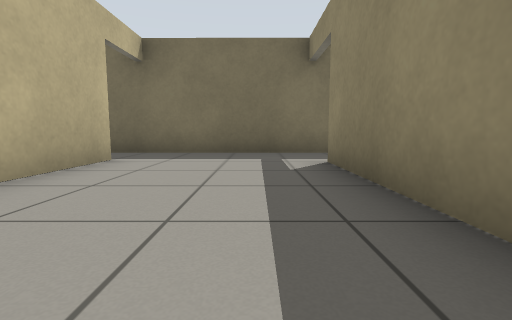
view 1 (above)

23 first-person views from a walk through a world built for the Gazebo simulator. The camera is 0.5 m above the floor, tilts 6° down and sees 85° across. The floor is counted in squares, 1 m on a side. Each view is taken from the middle of a square. On the plan, view 1 faces up. The plan holds only what a view shows up to about 9 squares ahead; the rest is blank.

view 2
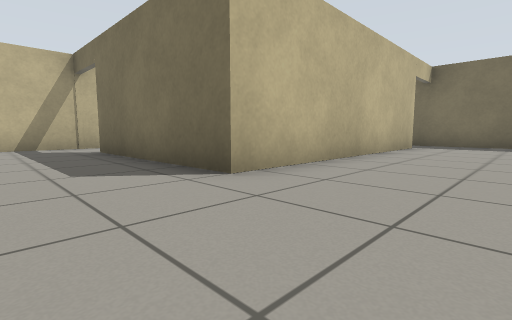

view 3
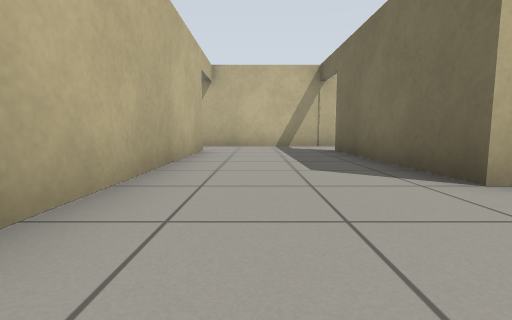

view 4
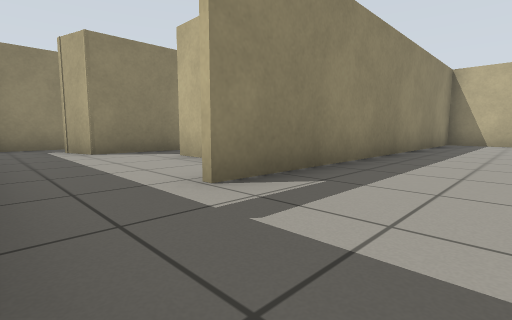

view 5
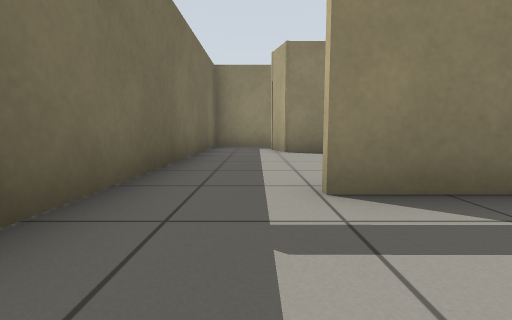

view 6
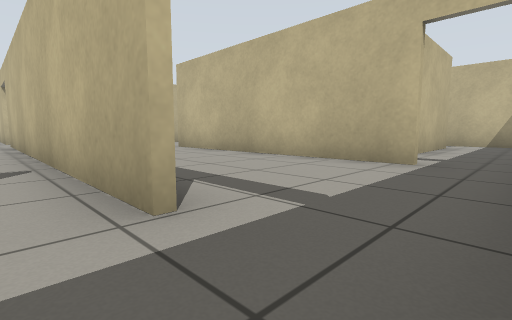

view 7
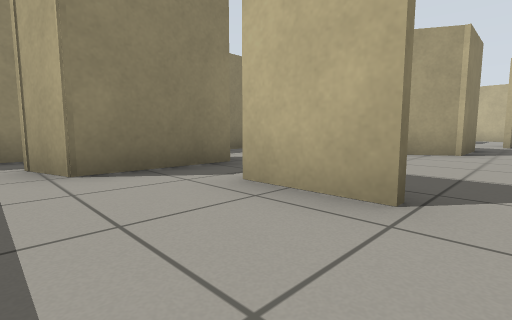

view 8
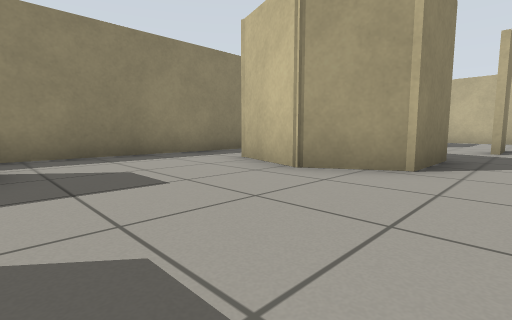

view 9
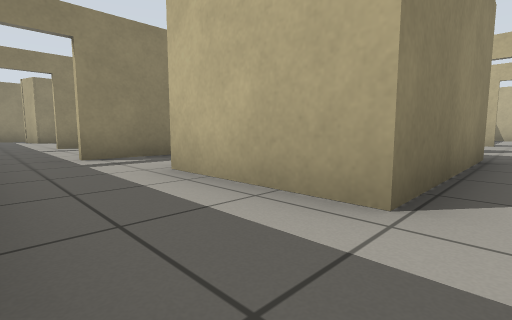

view 10
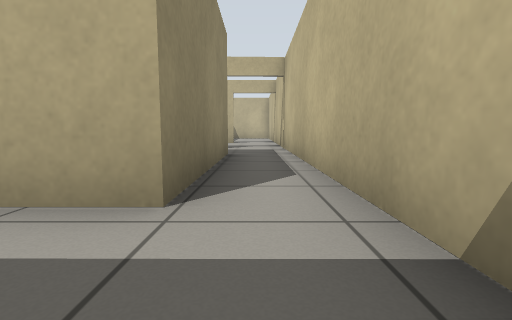

view 11
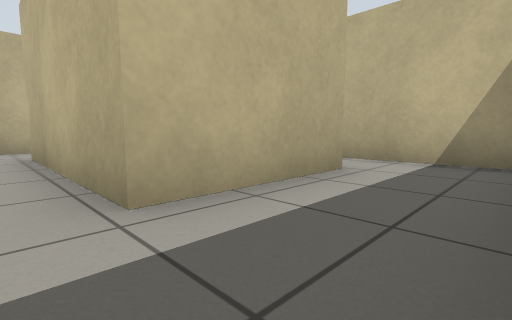

view 12
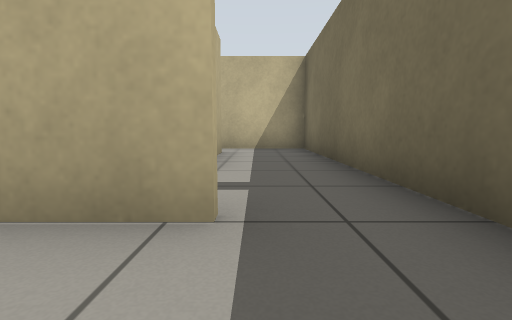

view 13
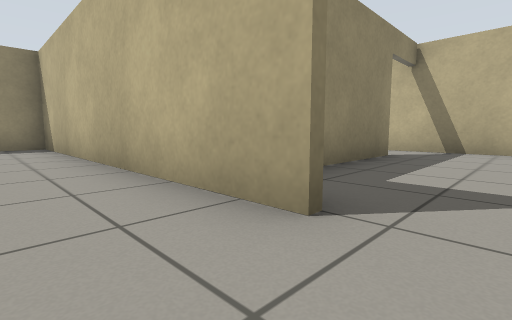

view 14
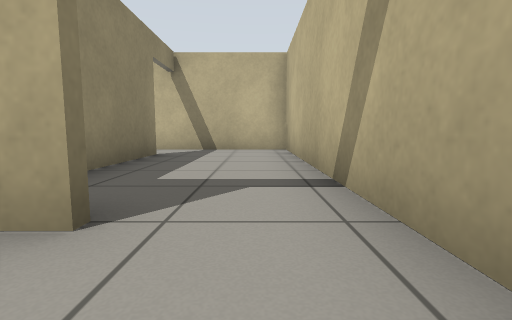

view 15
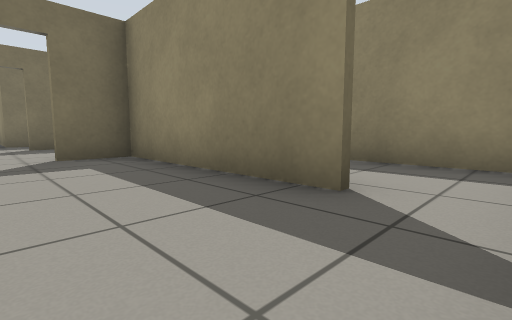

view 16
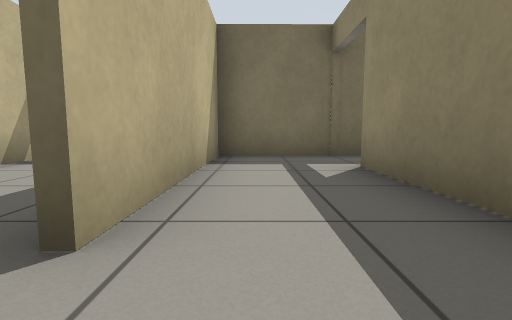

view 17
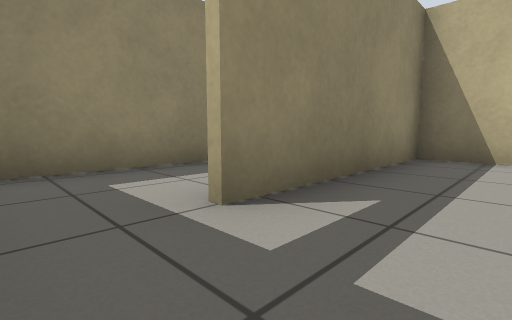

view 18
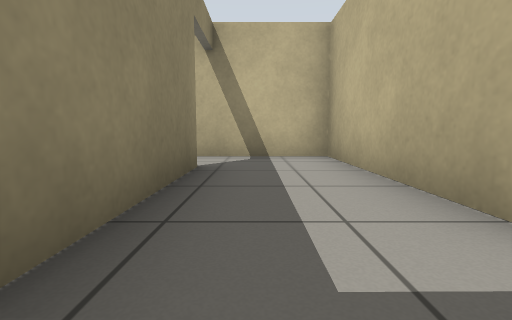

view 19
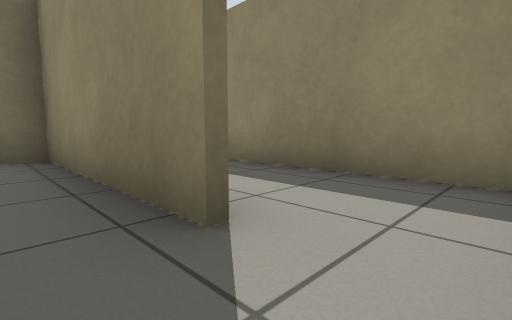

view 20
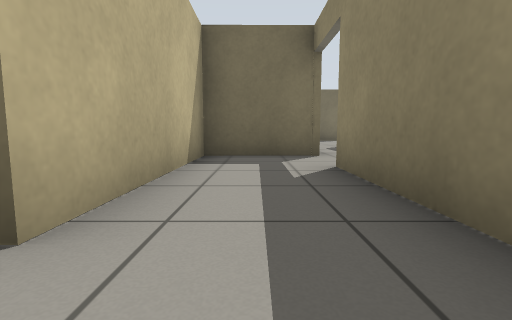

view 21
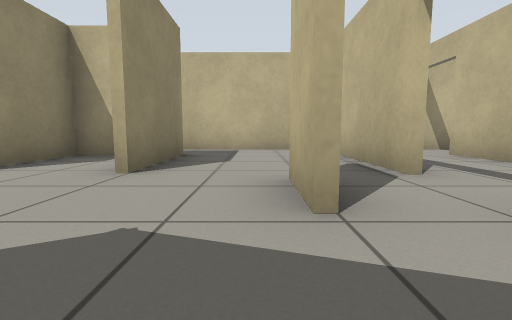

view 22
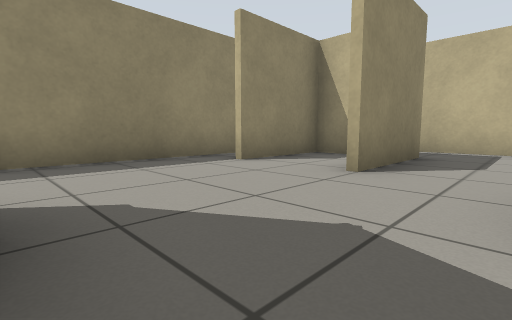

view 23
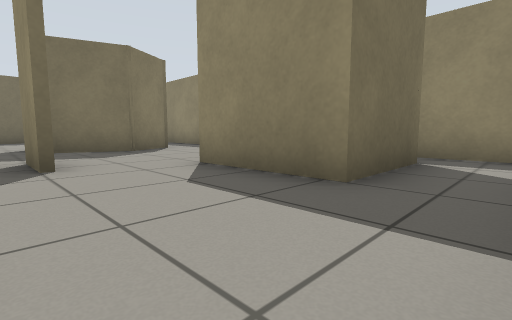

### Floor plan
Points are (right, up) in squares from view 1. A wall is a line through its corners. A room is listed if a view was taken in it or the views show most of it. See-through windows are left out.
Room 1 (views 1, 2, 3, 4, 5, 12, 13, 14)
walls: (-2.5, 4.9) (-2.5, -1.9) (-7.1, -2); (1.1, 6.3) (-3.1, 6.3); (-8.8, -1.9) (-8.8, -4.9); (-7.2, -5.3) (1.1, -5.3) (1.1, 4.5)
ways out: open door at (1, 5.5) to room 2; open door at (-2.7, 5.7) to room 4; open door at (-7.5, -5) to room 5; open door at (-7.5, -2) to room 12
Room 2 (views 6, 7)
walls: (2.5, 3.1) (4.1, 3.1); (1.3, 4.5) (1.3, 2.5); (6.6, 6.3) (1.1, 6.3); (5.5, 2) (5.5, 4.3) (6.6, 4.6)
ways out: open door at (1, 5.5) to room 1; opening at (2, 3) to room 3; opening at (5, 3) to room 3; opening at (6, 5.5) to room 14
Room 3 (view 8)
walls: (3, -1.8) (4.3, -1.1) (5.9, -1.6); (7.8, -1.6) (7.8, 1.9); (1.3, 2.5) (1.3, -1.4)
ways out: opening at (2, 3) to room 2; opening at (5, 3) to room 2; opening at (2, -2) to room 9; opening at (7, -1) to room 11
Room 4 (views 9, 10, 11)
walls: (-7.4, 4.2) (-4.6, 4.2); (-3.1, 6.3) (-8.8, 6.3) (-8.8, 4.6)
ways out: open door at (-2.7, 5.7) to room 1; opening at (-8, 4) to room 12; opening at (-4, 5) to room 13
Room 5 (view 15)
walls: (-5.9, -10) (-5.9, -5.4); (-8.8, -4.9) (-8.8, -11.4) (-6.1, -11.4)
ways out: open door at (-7.5, -5) to room 1; open door at (-6, -10.5) to room 6
Room 6 (views 16, 17)
walls: (-5.7, -5.4) (-5.7, -10); (-3.5, -5.5) (-7.2, -5.5); (-6.1, -11.4) (-4.1, -11.4); (-3.5, -11.5) (-3.5, -7.1)
ways out: open door at (-6, -10.5) to room 5; open door at (-3.5, -6.5) to room 7
Room 7 (views 18, 19)
walls: (-1.2, -9.9) (-1.2, -5.5) (-3.5, -5.5); (-3.4, -7.4) (-3.4, -11.5); (-4.1, -11.4) (-0.8, -11.4)
ways out: open door at (-3.5, -6.5) to room 6; open door at (-1, -10.5) to room 8
Room 8 (view 20)
walls: (1.3, -5.4) (-1, -5.5) (-1, -9.9); (1.1, -10.9) (1.1, -7)
ways out: open door at (-1, -10.5) to room 7; open door at (1, -6.5) to room 10
Room 9 (views 21, 22)
walls: (3, -3.4) (3, -1.8); (1.3, -1.4) (1.3, -4.4)
ways out: opening at (2, -2) to room 3; opening at (2, -5) to room 10
Room 10 (view 23)
walls: (2.5, -7) (2.5, -5.6); (2, -11.4) (5, -11.4); (1.3, -7) (1.3, -9.8); (6.8, -9.9) (4.5, -9.9) (4.5, -7.1); (1.3, -4.4) (1.3, -5.4); (7.8, -10.9) (7.8, -9.4); (4.7, -4) (3, -3.4)
ways out: open door at (1, -6.5) to room 8; opening at (2, -5) to room 9; opening at (3.5, -5) to room 11
Room 11 (no view inside)
walls: (6, -3.3) (4.7, -4); (7.8, -8.3) (7.8, -1.6); (2.7, -5.6) (2.7, -7); (5.8, -9.6) (6.6, -9.6) (6.6, -7.1)
ways out: opening at (7, -1) to room 3; opening at (3.5, -5) to room 10
Room 12 (no view inside)
walls: (-6.7, 0) (-7.4, 0) (-7.4, 4.2); (-8.8, 4.6) (-8.8, -1.9); (-4.9, -1.8) (-4.3, -1.8)
ways out: open door at (-7.5, -2) to room 1; opening at (-8, 4) to room 4; opening at (-5, -1) to room 13
Room 13 (no view inside)
walls: (-2.6, 3.1) (-2.6, 4.9); (-4.6, 4.2) (-4.6, -0.1)
ways out: opening at (-4, 5) to room 4; opening at (-5, -1) to room 12
Room 14 (no view inside)
walls: (7.8, 4.2) (7.8, 6.3) (6.6, 6.3)
ways out: opening at (6, 5.5) to room 2

Where each view was taken, in squares from view 1:
view 1: 0 up, 0 right, facing up
view 2: 4 down, 0 right, facing up-left
view 3: 4 down, 0 right, facing left
view 4: 6 up, 1 left, facing down-right
view 5: 5 up, 1 left, facing right
view 6: 6 up, 2 right, facing down-left
view 7: 5 up, 2 right, facing down-right
view 8: 2 up, 2 right, facing down-right
view 9: 6 up, 8 left, facing down-right
view 10: 6 up, 8 left, facing down
view 11: 6 up, 4 left, facing down-left
view 12: 5 up, 1 left, facing left
view 13: 4 down, 8 left, facing down-right
view 14: 4 down, 8 left, facing down
view 15: 11 down, 8 left, facing up-right
view 16: 11 down, 5 left, facing up
view 17: 6 down, 5 left, facing down-right
view 18: 6 down, 2 left, facing down
view 19: 11 down, 2 left, facing up-right
view 20: 11 down, 0 right, facing up
view 21: 4 down, 3 right, facing down
view 22: 4 down, 3 right, facing down-right
view 23: 11 down, 2 right, facing up-right
